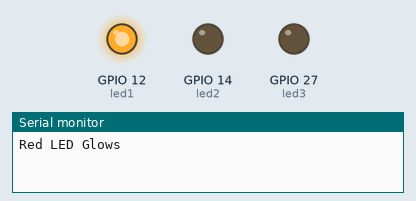
Simulated run of this program. Board: ESP32. Shown: output pins drawn as LEDs (lit = HIGH), the last lines printed to the serial monitor.

Above: at 0.5 s.
At 2.5 s:
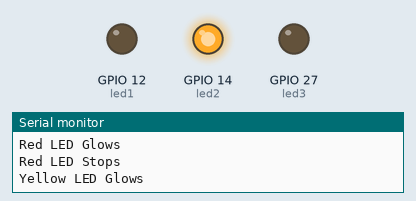
At 4.5 s:
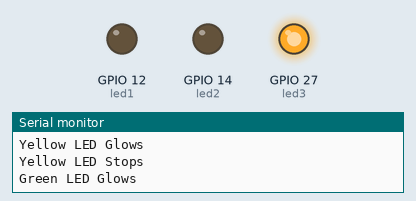
At 5.5 s:
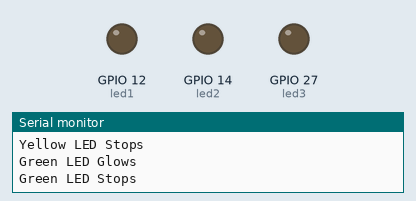
Timing chart, 0 to 7.8 s (numbered marks = the images above):
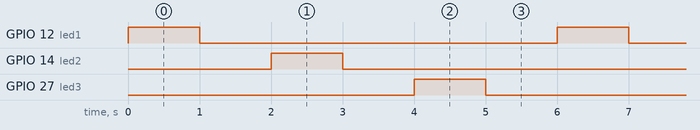

Measured:
- by itself, GPIO 12 (led1), GPIO 14 (led2), GPIO 27 (led3): alternates HIGH for 1.0 s and LOW for 5.0 s
- by itself, everything shown: repeats every 6.0 s, in 6 steps

The program:

main.cpp
```cpp
#include <Arduino.h>
#define led1 12
#define led2 14
#define led3 27

void setup() {
  // put your setup code here, to run once:
  pinMode(led1,OUTPUT);
  pinMode(led2,OUTPUT);
  pinMode(led3,OUTPUT);
  Serial.begin(115200);
}

void loop() {
  // put your main code here, to run repeatedly:
  Serial.println("Red LED Glows");
  digitalWrite(led1,HIGH);
  delay(1000);
  Serial.println("Red LED Stops");
  digitalWrite(led1,LOW);
  delay(1000);
  Serial.println("Yellow LED Glows");
  digitalWrite(led2,HIGH);
  delay(1000);
  Serial.println("Yellow LED Stops");
  digitalWrite(led2,LOW);
  delay(1000);
  Serial.println("Green LED Glows");
  digitalWrite(led3,HIGH);
  delay(1000);
  Serial.println("Green LED Stops");
  digitalWrite(led3,LOW);
  delay(1000);
}
```
